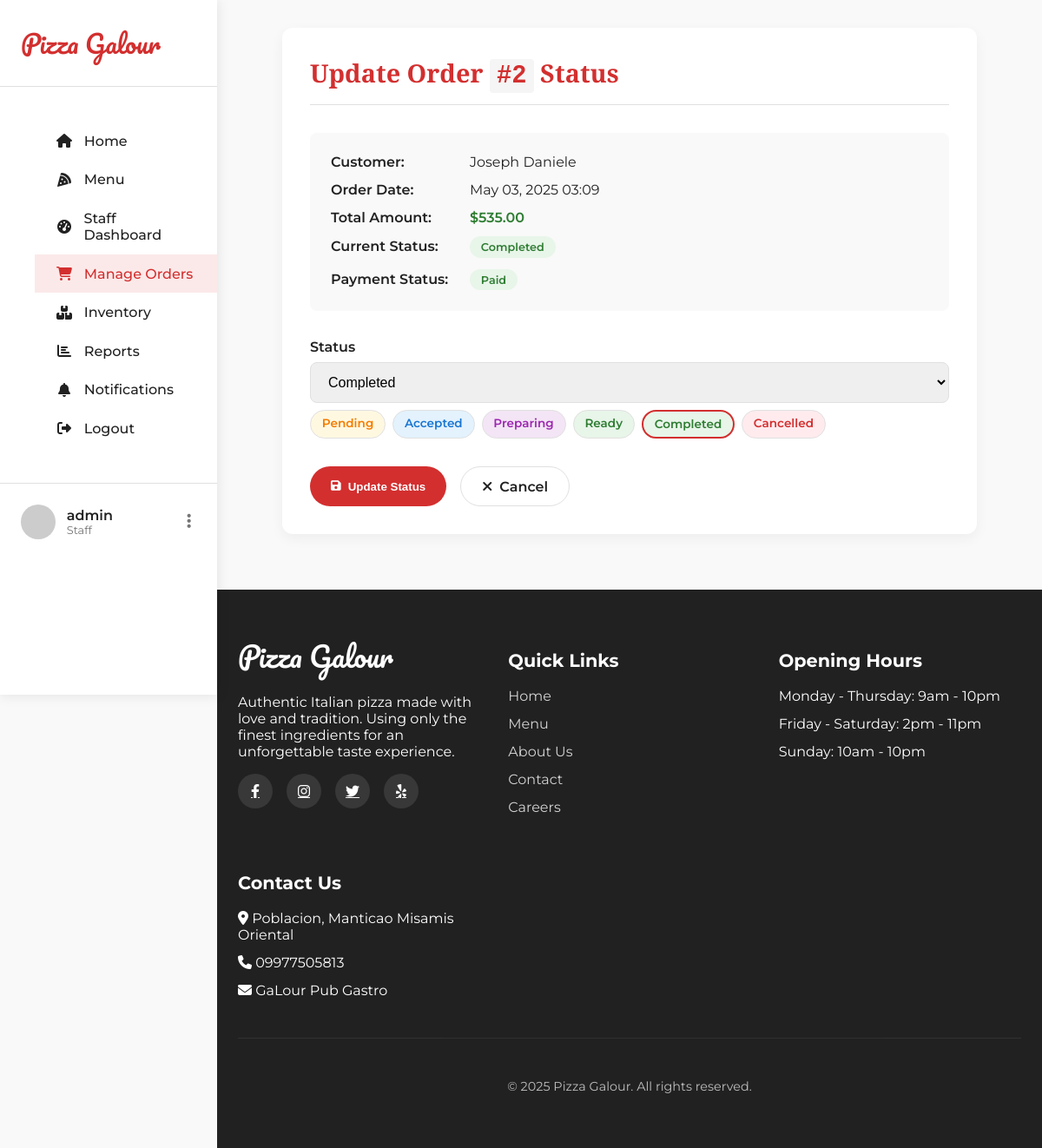
The page /orders/update-status/2/ (signed in) on the database its author committed.
### orders/models.py (models this page shows, shortened)
class Order(models.Model):
    STATUS_CHOICES = (
        ('pending', 'Pending'),
        ('accepted', 'Accepted'),
        ('rejected', 'Rejected'),
        ('preparing', 'Preparing'),
        ('ready', 'Ready for Pickup/Delivery'),
        ('completed', 'Completed'),
        ('cancelled', 'Cancelled'),
    )
    PAYMENT_STATUS = (
        ('unpaid', 'Unpaid'),
        ('processing', 'Processing'),
        ('paid', 'Paid'),
    )
    customer = models.ForeignKey(
        Customer,
        on_delete=models.CASCADE,
        related_name='orders'
    )
    order_date = models.DateTimeField(auto_now_add=True)
    status = models.CharField(
        max_length=20,
        choices=STATUS_CHOICES,
        default='pending'
    )
    payment_status = models.CharField(
        max_length=20,
        choices=PAYMENT_STATUS,
        default='unpaid'
    )
    total_amount = models.DecimalField(
        max_digits=10,
        decimal_places=2,
        default=0
    )
    notes = models.TextField(blank=True, null=True)
    updated_at = models.DateTimeField(auto_now=True)

### accounts/models.py (models this page shows, shortened)
class Customer(models.Model):
    user = models.OneToOneField(User, on_delete=models.CASCADE, related_name='customer')
    phone = models.CharField(max_length=15, blank=True, null=True)
    address = models.TextField(blank=True, null=True)
    created_at = models.DateTimeField(auto_now_add=True)
    updated_at = models.DateTimeField(auto_now=True)

### orders/views.py (the view)
# urls.py: path('update-status/<int:pk>/', views.update_order_status, name='update_order_status'),
@login_required
def update_order_status(request, pk):
    if not request.user.is_staff:
        messages.error(request, 'You do not have permission to access this page.')
        return redirect('menu')
    order = get_object_or_404(Order, pk=pk)
    if request.method == 'POST':
        form = OrderStatusForm(request.POST, instance=order)
        if form.is_valid():
            form.save()
            messages.success(request, f'Order #{order.id} status updated successfully!')
            return redirect('order_detail', pk=order.id)
    else:
        form = OrderStatusForm(instance=order)
    return render(request, 'orders/update_order_status.html', {'form': form, 'order': order})

### orders/forms.py
class OrderStatusForm(forms.ModelForm):
    class Meta:
        model = Order
        fields = ['status']
    def __init__(self, *args, **kwargs):
        super().__init__(*args, **kwargs)
        for field_name in self.fields:
            self.fields[field_name].widget.attrs.update({'class': 'form-control'})

### notifications/context_processors.py (called while the page is built)
def notifications(request):
    notifications_list = []
    if request.user.is_authenticated:
        from notifications.models import Notification
        notifications_list = Notification.objects.filter(
            user=request.user,
            is_read=False
        ).order_by('-created_at')
    return {
        'notifications': notifications_list,
        'notification_count': len(notifications_list),
    }

### templates/orders/update_order_status.html (shortened to what this page needs)
{% extends 'base.html' %}
{% block content %}
<div class="order-update-container">
    <div class="order-update-card">
        <div class="order-update-header">
            <h2 class="order-update-title">Update Order <span class="order-id">#{{ order.id }}</span> Status</h2>
        </div>
        <div class="order-details">
            <div class="order-detail-row">
                <div class="order-detail-label">Customer:</div>
                <div class="order-detail-value">{{ order.customer.user.get_full_name|default:order.customer.user.username }}</div>
            </div>
            <div class="order-detail-row">
                <div class="order-detail-label">Order Date:</div>
                <div class="order-detail-value">{{ order.order_date|date:"M d, Y H:i" }}</div>
            </div>
            <div class="order-detail-row">
                <div class="order-detail-label">Total Amount:</div>
                <div class="order-detail-value order-amount">${{ order.total_amount }}</div>
            </div>
            <div class="order-detail-row">
                <div class="order-detail-label">Current Status:</div>
                <div class="order-detail-value">
                    <span class="order-status status-{{ order.status }}">
                        {{ order.get_status_display }}
                    </span>
                </div>
            </div>
            <div class="order-detail-row">
                <div class="order-detail-label">Payment Status:</div>
                <div class="order-detail-value">
                    <span class="payment-status payment-{{ order.payment_status }}">
                        {{ order.get_payment_status_display }}
                    </span>
                </div>
            </div>
        </div>
        <form method="post" id="updateStatusForm">
            {% for field in form %}
                <div class="form-group">
                    <label for="{{ field.id_for_label }}">{{ field.label }}</label>
                    {{ field }}
                    {% if field.name == 'status' %}
                        <div class="status-options">
                            <div class="status-option status-pending" data-value="pending">Pending</div>
                            <div class="status-option status-accepted" data-value="accepted">Accepted</div>
                            <div class="status-option status-preparing" data-value="preparing">Preparing</div>
                            <div class="status-option status-ready" data-value="ready">Ready</div>
                            <div class="status-option status-completed" data-value="completed">Completed</div>
                            <div class="status-option status-cancelled" data-value="cancelled">Cancelled</div>
                        </div>
                    {% endif %}
                </div>
            {% endfor %}
            <div class="form-actions">
                <button type="submit" class="btn-update">
                    <i class="fas fa-save"></i> Update Status
                </button>
                <a href="{% url 'order_detail' order.id %}" class="btn-cancel">
                    <i class="fas fa-times"></i> Cancel
                </a>
            </div>
        </form>
    </div>
</div>
{% endblock %}

### templates/base.html (shortened to what this page needs)
<!DOCTYPE html>
<html lang="en">
<head>
    <link rel="stylesheet" href="https://cdnjs.cloudflare.com/ajax/libs/font-awesome/6.4.0/css/all.min.css">
</head>
<body>
    <div class="page-wrapper">
        <aside class="sidebar">
            <div class="sidebar-header">
                <a href="{% url 'home' %}" class="sidebar-logo">Pizza Galour</a>
            </div>
            <nav class="sidebar-nav">
                <ul>
                    <li class="nav-item">
                        <a href="/" class="nav-link {% if request.path == '/' %}active{% endif %}">
                            <i class="fas fa-home"></i> Home
                        </a>
                    </li>
                    <li class="nav-item">
                        <a href="{% url 'menu' %}" class="nav-link {% if 'menu' in request.path %}active{% endif %}">
                            <i class="fas fa-pizza-slice"></i> Menu
                        </a>
                    </li>
                    {% if user.is_authenticated %}
                        {% if user.is_staff %}
                            <li class="nav-item">
                                <a href="{% url 'dashboard' %}" class="nav-link {% if 'dashboard' in request.path %}active{% endif %}">
                                    <i class="fas fa-tachometer-alt"></i> Staff Dashboard
                                </a>
                            </li>
                            <li class="nav-item">
                                <a href="{% url 'order_list' %}" class="nav-link {% if 'orders' in request.path %}active{% endif %}">
                                    <i class="fas fa-shopping-cart"></i> Manage Orders
                                </a>
                            </li>
                            <li class="nav-item">
                                <a href="{% url 'inventory_list' %}" class="nav-link {% if 'inventory' in request.path %}active{% endif %}">
                                    <i class="fas fa-boxes"></i> Inventory
                                </a>
                            </li>
                            <li class="nav-item">
                                <a href="{% url 'report_list' %}" class="nav-link {% if 'reports' in request.path %}active{% endif %}">
                                    <i class="fas fa-chart-bar"></i> Reports
                                </a>
                            </li>
                            <li class="nav-item">
                                <a href="{% url 'notification_list' %}" class="nav-link {% if 'notifications' in request.path %}active{% endif %}">
                                    <i class="fas fa-bell"></i> Notifications
                                </a>
                            </li>
                        {% endif %}
                        <li class="nav-item">
                            <a href="{% url 'logout' %}" class="nav-link">
                                <i class="fas fa-sign-out-alt"></i> Logout
                            </a>
                        </li>
                    {% endif %}
                </ul>
            </nav>
            {% if request.user.is_authenticated %}
            <div class="user-section">
                <img src="{{ request.user.profile.avatar.url|default:'https://ui-avatars.com/api/?name='|add:request.user.username }}" alt="{{ request.user.username }}" class="user-avatar">
                <div class="user-info">
                    <h4 class="user-name">{{ request.user.get_full_name|default:request.user.username }}</h4>
                    <p class="user-role">{% if request.user.is_staff %}Staff{% else %}Customer{% endif %}</p>
                </div>
                <button class="user-dropdown">
                    <i class="fas fa-ellipsis-v"></i>
                </button>
            </div>
            {% else %}
            <div class="user-section">
                <a href="{% url 'login' %}" class="btn btn-primary" style="width: 100%;">Login</a>
            </div>
            {% endif %}
        </aside>
        <div class="content-wrapper">
            <main>
                {% block content %}{% endblock %}
            </main>
            <footer class="main-footer">
                <div class="container">
                    <div class="footer-content">
                        <div class="footer-section">
                            <span class="footer-logo">Pizza Galour</span>
                            <p>Authentic Italian pizza made with love and tradition. Using only the finest ingredients for an unforgettable taste experience.</p>
                            <div class="footer-social">
                                <a href="#"><i class="fab fa-facebook-f"></i></a>
                                <a href="#"><i class="fab fa-instagram"></i></a>
                                <a href="#"><i class="fab fa-twitter"></i></a>
                                <a href="#"><i class="fab fa-yelp"></i></a>
                            </div>
                        </div>
                        <div class="footer-section">
                            <h3>Quick Links</h3>
                            <ul class="footer-links">
                                <li><a href="{% url 'home' %}">Home</a></li>
                                <li><a href="{% url 'menu' %}">Menu</a></li>
                                <li><a href="#">About Us</a></li>
                                <li><a href="#">Contact</a></li>
                                <li><a href="#">Careers</a></li>
                            </ul>
                        </div>
                        <div class="footer-section">
                            <h3>Opening Hours</h3>
                            <ul class="footer-links">
                                <li>Monday - Thursday: 9am - 10pm</li>
                                <li>Friday - Saturday: 2pm - 11pm</li>
                                <li>Sunday: 10am - 10pm</li>
                            </ul>
                        </div>
                        <div class="footer-section">
                            <h3>Contact Us</h3>
                            <ul class="footer-links">
                                <li><i class="fas fa-map-marker-alt"></i> Poblacion, Manticao Misamis Oriental</li>
                                <li><i class="fas fa-phone"></i> 09977505813</li>
                                <li><i class="fas fa-envelope"></i> GaLour Pub Gastro</li>
                            </ul>
                        </div>
                    </div>
                    <div class="footer-bottom">
                        <p>&copy; {% now "Y" %} Pizza Galour. All rights reserved.</p>
                    </div>
                </div>
            </footer>
        </div>
    </div>
</body>
</html>

### templates/base.html (style rules this page uses)
:root { --primary-color: #d32f2f; --primary-dark: #9a0007; --primary-light: #ff6659; --accent-color: #ffc107; --text-dark: #212121; --text-light: #ffffff; --text-muted: #757575; --background: #f9f9f9; --surface: #ffffff; --border: #e0e0e0; --success: #4caf50; --italian-green: #4caf50; --italian-white: #ffffff; --italian-red: #d32f2f; --card-shadow: 0 8px 24px rgba(0, 0, 0, 0.12); --section-padding: 5rem 0; --sidebar-width: 250px; }
body { font-family: 'Montserrat', sans-serif; margin: 0; padding: 0; overflow-x: hidden; background-color: var(--background); }
.page-wrapper { display: flex; min-height: 100vh; }
.sidebar { width: var(--sidebar-width); background-color: var(--surface); box-shadow: 0 0 15px rgba(0, 0, 0, 0.1); position: fixed; top: 0; left: 0; height: 100vh; z-index: 1000; transition: transform 0.3s ease; overflow-y: auto; }
.content-wrapper { flex: 1; margin-left: var(--sidebar-width); transition: margin-left 0.3s ease; }
.sidebar-header { padding: 1.5rem; border-bottom: 1px solid var(--border); display: flex; align-items: center; justify-content: space-between; }
.sidebar-logo { font-family: 'Pacifico', cursive; font-size: 1.8rem; color: var(--primary-color); text-decoration: none; }
.sidebar-nav { padding: 1.5rem 0; }
.nav-item { list-style: none; }
.nav-link { display: flex; align-items: center; padding: 0.8rem 1.5rem; color: var(--text-dark); text-decoration: none; transition: all 0.3s ease; font-weight: 500; }
.nav-link:hover, .nav-link.active { background-color: rgba(211, 47, 47, 0.1); color: var(--primary-color); }
.nav-link i { margin-right: 0.8rem; width: 20px; text-align: center; }
.user-section { padding: 1.5rem; border-top: 1px solid var(--border); display: flex; align-items: center; }
.user-avatar { width: 40px; height: 40px; border-radius: 50%; object-fit: cover; margin-right: 0.8rem; }
.user-info { flex: 1; }
.user-name { font-weight: 600; margin: 0; color: var(--text-dark); }
.user-role { font-size: 0.8rem; color: var(--text-muted); margin: 0; }
.user-dropdown { background: none; border: none; color: var(--text-muted); cursor: pointer; font-size: 1.2rem; }
.main-footer { background-color: var(--text-dark); color: var(--text-light); padding: 3rem 0; }
.footer-content { display: grid; grid-template-columns: repeat(auto-fit, minmax(250px, 1fr)); gap: 2rem; }
.footer-logo { font-family: 'Pacifico', cursive; font-size: 2rem; color: var(--text-light); margin-bottom: 1rem; display: block; }
.footer-section h3 { margin-bottom: 1.2rem; font-size: 1.3rem; }
.footer-links { list-style: none; padding: 0; margin: 0; }
.footer-links li { margin-bottom: 0.8rem; }
.footer-links a { color: var(--text-light); opacity: 0.8; text-decoration: none; transition: opacity 0.3s ease; }
.footer-social { display: flex; gap: 1rem; margin-top: 1rem; }
.footer-social a { display: flex; align-items: center; justify-content: center; width: 40px; height: 40px; background-color: rgba(255, 255, 255, 0.1); border-radius: 50%; color: var(--text-light); transition: all 0.3s ease; }
.footer-bottom { text-align: center; padding-top: 2rem; margin-top: 2rem; border-top: 1px solid rgba(255, 255, 255, 0.1); font-size: 0.9rem; opacity: 0.7; }
.container { max-width: 1200px; margin: 0 auto; padding: 0 1.5rem; }

### rows shown on the page
Order: id "2", customer.user.get_full_name "Joseph Daniele", order_date "May 03, 2025 03:09", total_amount "535.00", status "Completed", payment_status "Paid", form "Completed"

### other values the page prints
{{ request.user.get_full_name|default:request.user.username }} "admin"
{{ field.label }} "Status"
